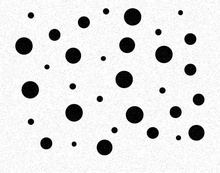
%> input picture RandomDisks-P10.jpg, 220 x 173 px, shrunk from 808 x 636 before the run
$ octave main.m   (GNU Octave 9; MATLAB toolbox functions it lacks are replaced by stand-ins)
%> lines starting %> are read from the running program, lines starting %| are printed output that depends on the picture; in (x1, y1, x2, y2) boxes, pixels count from 0 and x2, y2 are one past the last pixel; in counts of white or black regions, pixels touching at a corner belong together; the program's own positions count from 1
%> further down, f is the input picture: size 173x220x3 uint8; min 0, max 255, mean 225.6
### threshold_lma.m
%%%%%%%%%%%%%  Function threshold_lma %%%%%%%%%%%%%%%%%%%%%%%%%%%%%%%%%%%%
% Purpose:
%      Compute a thresholded image of an original image
%
% Input Variables:
%      f       MxN input 2D gray-scale image to be filtered
%
% Returned Results:
%     f1       new image cantaining the thresholded results
%
% Processing Flow:
%      1.  finding the size of the image
%      2.  For each valid pixel,check the gray level. If the pixel are
%      greater than 127 then set them to 255 and all below them to 0 value.
%      3.  Make all values of 255 to 1 and all 0 to 0.
%
%  Restrictions/Notes:
%      This function takes a binary image as input.
%
%  The following functions are called:
%      none
%
%  Author:      Mandar Parab, Amogh Adishesha and Lyuzhou Zhuang
%  Date:        28/01/2017
%%%%%%%%%%%%%%%%%%%%%%%%%%%%%%%%%%%%%%%%%%%%%%%%%%%%%%%%%%%%%%%%%%%%%%%

function [ f1 ] = threshold_lma( f )
[M, N] = size(f);
for x = 1 : M
    for y = 1 : N
        if f(x,y) > 127
            f1(x,y) = max(f(x,y),255);
        else
            f1(x,y) = 0;
        end
    end
end
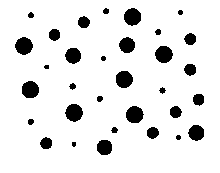
%> f1: size 173x220 uint8; 90.4% white; 32 black regions (2 under 20 px), largest, box (x1, y1, x2, y2) and area: (65, 104, 83, 122) 241, (15, 37, 33, 55) 240, (126, 106, 144, 123) 237
f1=f1>1;
end

### erosion.m
%%%%%%%%%%%%%  Function erosion %%%%%%%%%%%%%%%%%%%%%%%%%%%%%%%%%%%%
% Purpose:
%      Compute a eroded image of an original image
%
% Input Variables:
%      s       mXn input 2D gray-scale image to be filtered
%      sof     size of filter
%
% Returned Results:
%     temp     new eroded image
%
% Processing Flow:
%      1.  finding the size of the filter,if unspecified then use 3X3.
%      2.  Place the centre of filter on the image and count the number of
%       ones in that particular structure.
%      3.  If the number of ones is greater than 0 of filter then return 1
%       (white) at the centre else return 0(black).
%
%  Restrictions/Notes:
%      This function takes a binary as input. The image is not padded
%       by zeros at the boundary.
%
%  The following functions are called:
%      none
%
%  Author:      Mandar Parab, Amogh Adishesha and Lyuzhou Zhuang
%  Date:        28/01/2017
%%%%%%%%%%%%%%%%%%%%%%%%%%%%%%%%%%%%%%%%%%%%%%%%%%%%%%%%%%%%%%%%%%%%%%%
function [ temp ] = erosion( s,sof )
%> called with sof = 3
if nargin == 1
        sof = 3;
    end

rew= round(sof/2);
rew1=rew-1;
[m, n]=size(s);
temp= zeros(m,n);
% Place the filter such that the center of the filter is offsetted from the
% edge of the image by (sof)/2
   for i=rew:(m-rew)
       for j= rew:(n-rew)
           count=0;
           for p=i-rew1:i+rew1
               for q= j-rew1: j+rew1
                   count=count + s(p,q);
               end
           end

           if count > 0
               temp (i,j)= 1;  %%set white
           else
               temp(i,j)=0;
           end
       end
   end
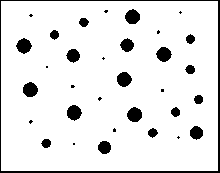
%> temp: size 173x220 double; values 0 (black) and 1 (white), 90.7% white; 33 black regions (13 under 20 px), largest, box (x1, y1, x2, y2) and area: (0, 0, 220, 173) 1170, (67, 105, 82, 121) 173, (16, 38, 32, 54) 172

end

### dilation.m
%%%%%%%%%%%%%  Function dilation %%%%%%%%%%%%%%%%%%%%%%%%%%%%%%%%%%%%
% Purpose:
%      Compute a dilated image of an original image
%
% Input Variables:
%      s       mXn input 2D gray-scale image to be filtered
%      sof     size of filter
%
% Returned Results:
%     temp     new dilated image
%
% Processing Flow:
%      1.  finding the size of the filter,if unspecified then use 3X3.
%      2.  Place the centre of filter on the image and count the number of
%       ones in that particular structure.
%      3.  If the number of ones is less than (sof*sof) of filter
%       then return 0 (black) at the centre else return 1(white).
%
%  Restrictions/Notes:
%      This function takes a binary image as input. The image is not padded
%       by zeros at the boundary.
%
%  The following functions are called:
%      none
%
%  Author:      Mandar Parab, Amogh Adishesha and Lyuzhou Zhuang
%  Date:        28/01/2017
%%%%%%%%%%%%%%%%%%%%%%%%%%%%%%%%%%%%%%%%%%%%%%%%%%%%%%%%%%%%%%%%%%%%%%%
function [ temp ] = dilation( s,sof )
if nargin == 1
        sof = 3;
    end

rew= round(sof/2);
rew1=rew-1;
[m, n]=size(s);
temp= zeros(m,n);
% Place the filter such that the center of the filter is offsetted from the
% edge of the image by (sof)/2
   for i=rew:(m-rew)
       for j= rew:(n-rew)
           count=0;
           for p=i-rew1:i+rew1
               for q= j-rew1: j+rew1
                   count=count + s(p,q);
               end
           end

           if count < (sof*sof)
               temp (i,j)= 0;  %% set black
           else
               temp(i,j)=1;
           end
       end
   end
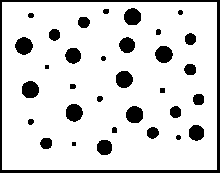
%> temp: size 173x220 double; values 0 (black) and 1 (white), 85.4% white; 33 black regions (2 under 20 px), largest, box (x1, y1, x2, y2) and area: (0, 0, 220, 173) 1940, (15, 37, 33, 55) 240, (66, 104, 83, 122) 239

end

### noiseremoval_lma.m
%%%%%%%%%%%%%  Function noiseremoval_lma %%%%%%%%%%%%%%%%%%%%%%%%%%%%%%%%%%%%
% Purpose:
%      Compute an image without salt and pepper noise of an original image
%
% Input Variables:
%      f1     mXn input 2D gray-scale image to be filtered
%      sf     size of filter
%
% Returned Results:
%     X     new image after opening and closing operation
%
% Processing Flow:
%      1.  Finding the size of the filter,if unspecified then use 3X3.
%      2.  Open the image using opening function
%      3.  Close the image using closing function.
%      4.  Remove the border from the image
%
%  Restrictions/Notes:
%      This function takes a binary image as input.Zero padding is not done
%       with the image
%
%  The following functions are called:
%      open_lma.m    to perform opening on image
%      close_lma.m   to perform closing on image
%
%  Author:      Mandar Parab, Amogh Adishesha and Lyuzhou Zhuang
%  Date:        28/01/2017
%%%%%%%%%%%%%%%%%%%%%%%%%%%%%%%%%%%%%%%%%%%%%%%%%%%%%%%%%%%%%%%%%%%%%%%

function [ X ] = noiseremoval_lma( f1,sf )

if nargin == 1
        sf = 3;
end

f2=open_lma(f1,sf);
X=close_lma(f2,sf);
%> call 2 of dilation, with sof = 3
%> after the loop in dilation (call 2), `for i=rew:(m-rew)`:
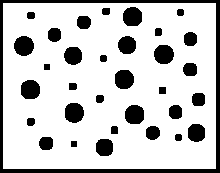
%> temp: size 173x220 double; values 0 (black) and 1 (white), 79.5% white; 33 black regions, largest, box (x1, y1, x2, y2) and area: (0, 0, 220, 173) 2702, (14, 36, 34, 56) 316, (65, 103, 84, 123) 313

% This part removes the borders from the image obtained by the offsetting
% condition from erosion and dilation operation. The size of the border
% around image is of 4 pixels.

out1=X;
o=4;
[m,n]=size(out1);
for i=1:m
for j=1:o
out1(i,j)=1;
end
end
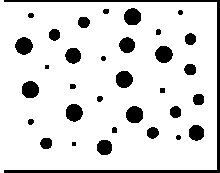
%> out1: size 173x220 double; values 0 (black) and 1 (white), 86.3% white; 33 black regions (2 under 20 px), largest, box (x1, y1, x2, y2) and area: (4, 0, 220, 173) 1584, (15, 37, 33, 55) 240, (66, 104, 83, 122) 239
for i=1:o
for j=1:n
out1(i,j)=1;
end
end
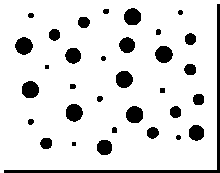
%> out1: size 173x220 double; values 0 (black) and 1 (white), 87.5% white; 33 black regions (2 under 20 px), largest, box (x1, y1, x2, y2) and area: (4, 4, 220, 173) 1146, (15, 37, 33, 55) 240, (66, 104, 83, 122) 239
for i=1:m
for j=(n-o):n
out1(i,j)=1;
end
end
%> out1: size 173x220 double; values 0 (black) and 1 (white), 88.8% white; 33 black regions (2 under 20 px), largest, box (x1, y1, x2, y2) and area: (4, 170, 215, 173) 633, (15, 37, 33, 55) 240, (66, 104, 83, 122) 239
%> (the rest of the program and of its run is left out)
